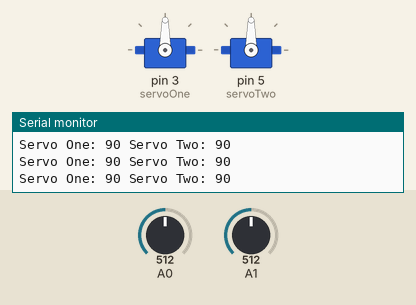
Bench run of a sketch on a simulated Arduino Uno, built with avr-gcc and run on an emulated ATmega328P. Parts: 2 × servo, the last lines printed to the serial monitor. Inputs (shaded band) come from the test bench; at power-on: A0 = 512, A1 = 512.

Above: at 1.2 s.
1.3 s: A0 set to 716
At 2.5 s:
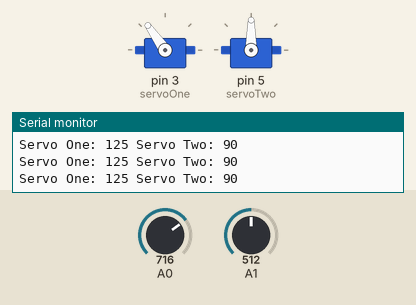
2.8 s: A1 set to 716
At 4.0 s:
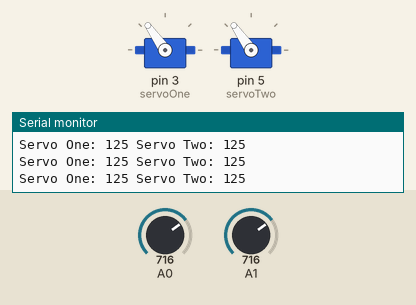
4.3 s: A0 set to 900
At 4.7 s:
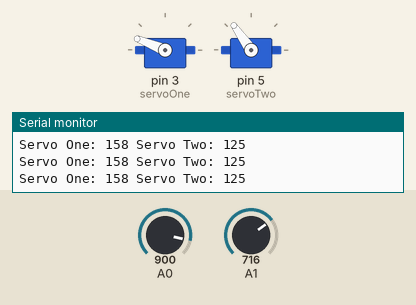
5.8 s: A1 set to 584
At 6.3 s:
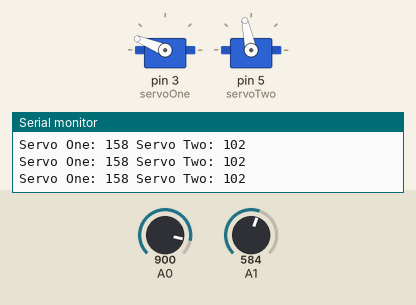
7.3 s: A1 set to 554
At 8.0 s:
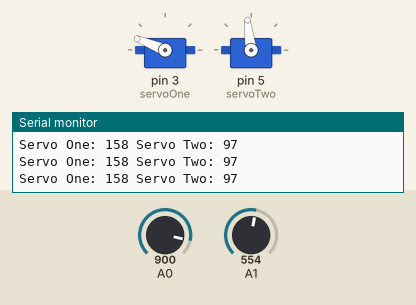
8.8 s: A0 set to 1023
At 9.7 s:
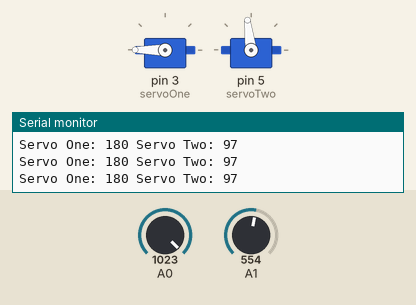
Timing chart, 0 to 11.3 s (numbered marks = the images above; inputs shaded):
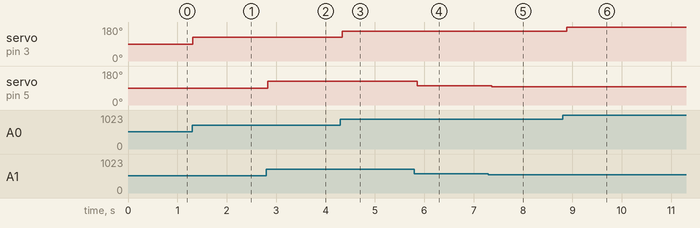

Measured:
- after the input at 1.3 s, servo on pin 3 (servoOne): 90° → 125° at once
- after the input at 2.8 s, servo on pin 5 (servoTwo): 90° → 125° at once
- after the input at 4.3 s, servo on pin 3 (servoOne): 125° → 158° at once
- after the input at 5.8 s, servo on pin 5 (servoTwo): 125° → 102° after 0.06 s
- after the input at 7.3 s, servo on pin 5 (servoTwo): 102° → 97° after 0.07 s
- after the input at 8.8 s, servo on pin 3 (servoOne): 158° → 180° after 0.08 s

The sketch:

CH_two_sketch_four.ino
```cpp
#include <Servo.h>


Servo servoOne;
Servo servoTwo;
int posOne;
int posTwo;


void setup() {
Serial.begin(9600);
servoOne.attach(3);
servoTwo.attach(5);
}


void loop() {
posOne = analogRead(A0);
posOne = map(posOne, 0, 1023, 0, 180);
posTwo = analogRead(A1);
posTwo = map(posTwo, 0, 1023, 0, 180);
servoOne.write(posOne);
servoTwo.write(posTwo);
Serial.print("Servo One: ");
Serial.print(posOne);
Serial.print(" Servo Two: ");
Serial.println(posTwo);
delay(100);
}
```
